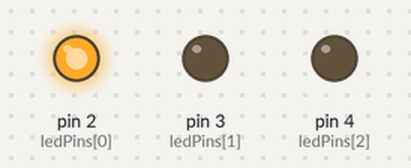
A sketch run on a simulated Arduino Uno, built with avr-gcc and run on an emulated ATmega328P. Shown: output pins drawn as LEDs (lit = HIGH).

Above: at 0.05 s.
At 0.57 s:
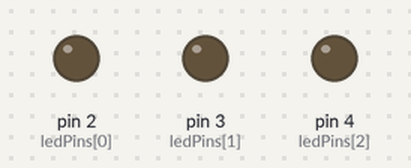
At 1.25 s:
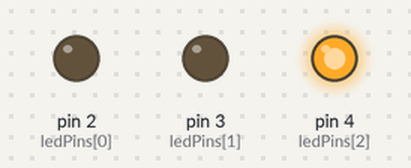
At 2.9 s:
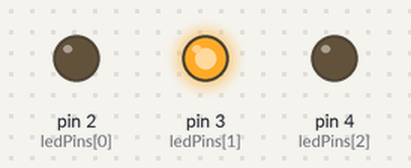
Timing chart, 0 to 3.2 s (numbered marks = the images above):
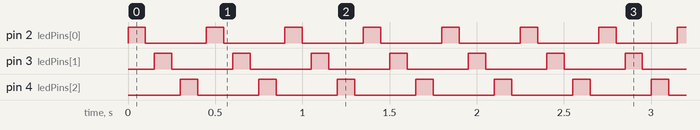

The sketch:

Assignment1.ino
```cpp
int ledPins[3] = {2 ,3, 4};

void setup() {

   for (int i = 0; i < 3; i++) {
     pinMode (ledPins[i], OUTPUT);
  }

}

void loop() {
  for(int i = 0; i < 3; i++){
    digitalWrite(ledPins[i],HIGH);
    delay(100);
    digitalWrite(ledPins[i],LOW);
    delay(50);
  }
}
```

Measured:
- by itself, pin 2 (ledPins[0]), pin 3 (ledPins[1]), pin 4 (ledPins[2]): alternates HIGH for 0.10 s and LOW for 0.35 s
